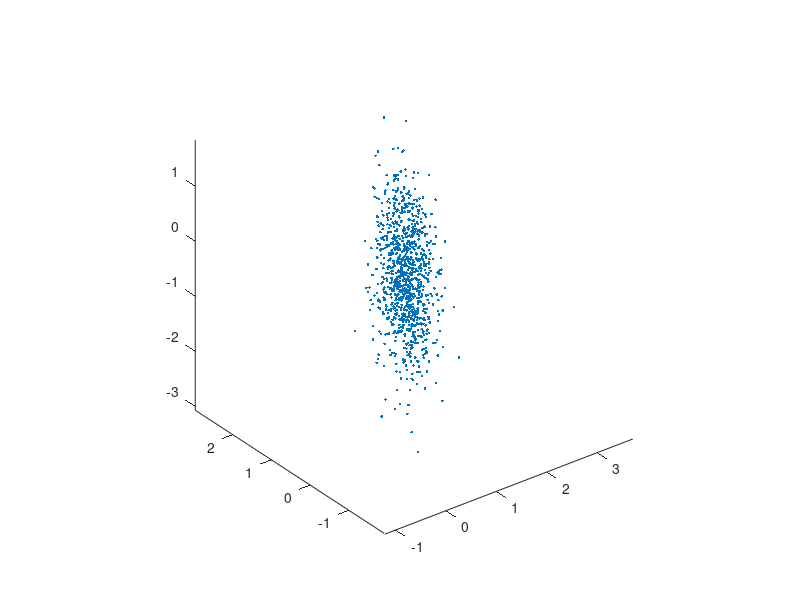

MATLAB code to generate this figure:
%Programmer: Chris Tralie
%Purpose: To Illustrate 4 Different Ways To Do PCA in Matlab
rng(100);
dim = 3;
%Make a random point cloud
X = randn(1000, 3);
%Apply a scale to each dimension
X = bsxfun(@times, rand(1, dim), X);

%Apply a random rotation
%Make a random rotation matrix
R = randn(3, 3);
[R, ~, ~] = svd(R);
X = X*R;

%Apply a random translation
X = bsxfun(@plus, randn(1, dim), X);
plot3(X(:, 1), X(:, 2), X(:, 3), '.');
axis equal;

%Do PCA 4 different ways!
%1) The SVD way
Y = bsxfun(@minus, mean(X, 1), X); %Subtract off the mean
[Usvd, S, Vsvd] = svd(Y);
%Principal components lie in V (along columns!)
%Variances lie along diagonal of S

%2) Explicity eigenvector way
%NOTE: This sorts them from small to big!
YtY = Y'*Y;
[Vdirect, Vdirecteigs] = eig(YtY);
%YProjDirect is the point cloud in a coordinate system where each
%coordinate axis is a principal direction (found in the columns of Vdirect)
YProjDirect = Y*Vdirect; %Because each point is a row vector!  
%This is actually the inverse rotation matrix pulling me back to PCA's coordinate system

%3) Matlab's builtin command
%XProj is the same exact thing as as YProjDirect becuase mean-centering is
%built into the pca command.
[V, XProj, latent] = pca(X);

%4) Classic multidimensional scaling after pdist2
D = pdist2(X, X);
[YProjpdist, latentpdist] = cmdscale(D);
